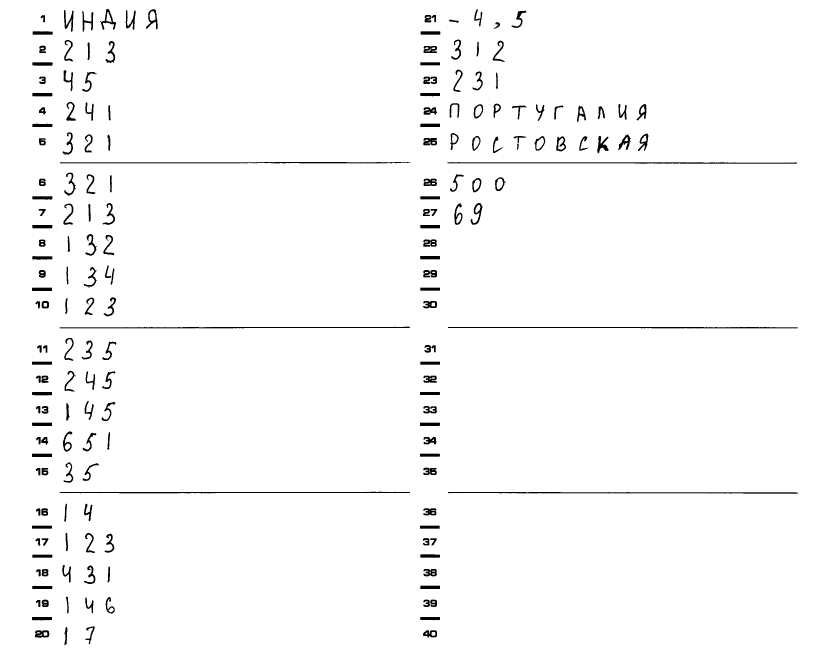
#> input picture test_images/test_image1.png, 2483 x 1957 px (shown at 1/3 size)
$ python auto_preprocessing.py
#> lines starting #> are read from the running program, lines starting #| are printed output that depends on the picture; after the words box and inside, x2 and y2 are one past the last pixel; in counts of white or black regions, pixels touching at a corner belong together
### utils.py
from __future__ import annotations

from abc import ABC, abstractmethod
from itertools import product
from typing import Any

import numpy as np


def get_cv2_function_params(function):
    """
    Extract parameter names from the __doc__ string of a cv2 function.
    Returns a list of parameter names.
    """

    doc = function.__doc__
    if not doc:
        return []

    # Use regex to find the function signature
    # The signature is usually in the first or second line
    lines = doc.strip().split('\n')
    signature_line = ''
    for line in lines:
        if line.startswith(function.__name__ + '('):
            signature_line = line
            break

    if not signature_line:
        return []

    # Extract the parameters inside the parentheses
    start_idx = signature_line.find('(') + 1
    end_idx = signature_line.find(')')
    params_str = signature_line[start_idx:end_idx]

    # Remove return annotation if present (e.g., '-> dst')
    params_str = params_str.split('->')[0].strip()

    # Remove square brackets indicating optional parameters
    params_str = params_str.replace('[', '').replace(']', '')

    # Split parameters by commas
    params = [param.strip() for param in params_str.split(',') if param.strip()]

    # Remove default values if present
    params = [param.split('=')[0].strip() for param in params]

    return params

def parameter_combinations(param_grid: dict[str, list[Any] | Any]) -> list[dict[str, Any]]:
    """
    Generates and yields all possible parameter combinations from the given parameter_grid.
    Handle cases where parameter values can be lists, single values, or a mix.

    :param param_grid: {'param1': [1, 2, 3],
                        'param2': ['kitten', 'dog'],
                        'param3': 5}
    :return: generator object yielding concrete combinations like
                       {'param1': 1,
                        'param2': 'kitten',
                        'param3': 5}
    """
    # Convert single values to lists for consistent iteration
    for key, value in param_grid.items():
        if not isinstance(value, list):
            param_grid[key] = [value]

    keys = param_grid.keys()
    values = param_grid.values()
    for instance in product(*values):
        yield dict(zip(keys, instance))

### auto_preprocessing.py
from __future__ import annotations

import typing
from abc import abstractmethod, ABC
from dataclasses import dataclass
from itertools import product
from typing import Any, Optional,Callable
from typing import Type
import cv2
import numpy as np
import matplotlib.pyplot as plt
import matplotlib
from matplotlib import patches
from utils import get_cv2_function_params, parameter_combinations


class Preprocessor:
    '''
    Is constructed from the resolved PipelineDescription and executes all preprocessing steps
    in the same order as inside the dictionary.

    Resolved PipelineDescription contain only SINGLE value for each parameter used in a function:
    description = {cv2.adaptiveThreshold: {'maxValue': 255,
                                           'adaptiveMethod' : cv2.ADAPTIVE_THRESH_GAUSSIAN},
               cv2.dilate : {'kernel': np.ones((3,3))}
              }
    '''

    def __init__(self, description: PipelineDescription):
        self.description = description

    def process(self, np_image: np.ndarray) -> np.ndarray:
        image = np_image.copy()
        for function, params in self.description.description.items():
            image = function(image, **params)
        return image

    def __str__(self) -> str:
        return f"Preprocessor containing {self.description.__repr__()}"


@dataclass(frozen=True)
class PipelineDescription:
    '''
    Interface for describing pipelines and defining for them.
    Automatically validates incoming pipelines, making sure that every specified function can be
    called with all set of listed parameters.

    Accepts dictionaries in init, formatted like following:
    description = {cv2.adaptiveThreshold: {'maxValue': [255],
                                           'adaptiveMethod' : [cv2.ADAPTIVE_THRESH_GAUSSIAN_C, cv2.ADAPTIVE_THRESH_MEAN_C]},
                   cv2.dilate : {'kernel': [...],
                                 'dst' : [...],}
                  }
    '''

    description: dict[Callable, dict[str, list[Any] | Any]]

    def __post_init__(self):
        self._validate()

    def _validate(self):
        for function, param_dict in self.description.items():
            valid_params = get_cv2_function_params(function)
            if not valid_params:
                # Optionally, warn the user and skip validation for this function
                print(
                    f"Warning: Unable to retrieve parameters for function '{function.__name__}'. Skipping validation.")
                continue

            # Check for invalid parameter names
            for param_name in param_dict.keys():
                if param_name not in valid_params:
                    raise ValueError(
                        f"Invalid parameter '{param_name}' for function '{function.__name__}'. "
                        f"Valid parameters are: {', '.join(valid_params)}"
                    )


class OcrEngine(ABC):
    @abstractmethod
    def process(self, np_image: np.ndarray) -> np.ndarray:
        pass


class PipelineManager:
    '''
    A singletone object which stores all the user-defined pipelines,
    launches competition between them using parameter GridSearch and visualuzation (via Search class),
    cache the competition results and constructs the actual working preprocessors from their descriptions.
    '''

    pipelines = []
    best_preprocessor = None
    newly_added = []

    @classmethod
    def _resolve_complex_descriptions(cls, pipeline_description: PipelineDescription) -> list[PipelineDescription]:
        """
        Generates PipelineDescriptions for each possible parameter combination.
        """
        resolved_pipelines = []
        function_param_combinations = []

        for function, parameter_dict in pipeline_description.description.items():
            param_combinations_for_function = [
                {function: combination} for combination in parameter_combinations(parameter_dict)
            ]
            function_param_combinations.append(param_combinations_for_function)

        for pipeline_combination in product(*function_param_combinations):
            resolved_pipeline = {}
            for function_params in pipeline_combination:
                resolved_pipeline.update(function_params)
            resolved_pipelines.append(PipelineDescription(resolved_pipeline))

        return resolved_pipelines

    @classmethod
    def add_pipeline(cls, pipeline_description: PipelineDescription):
        for resolved_description in cls._resolve_complex_descriptions(pipeline_description):
            cls.pipelines.append(Preprocessor(resolved_description))
            cls.newly_added.append(Preprocessor(resolved_description))

    @classmethod
    def run_search(cls, np_image: np.ndarray, search_strategy: str, ocr_engine: Optional[OcrEngine] = None,
                   cold_start=False):

        valid_strategies = ('GridSearch')
        if search_strategy == 'GridSearch':
            strategy = GridSearch(cls, ocr_engine, cold_start)

        else:
            print(f'No such strategy implemented. Valid options are: {valid_strategies}')

        cls.best_preprocessor = strategy.search(np_image)
        cls.newly_added = []

    # [6 lines left out: function get_best_preprocessor, not called in this run]


class SearchStrategy(ABC):
    def __init__(self, pipeline_manager: Type[PipelineManager], ocr_engine=None, cold_start=False):
        self.pipeline_manager = pipeline_manager
        self.ocr_engine = ocr_engine
        self.cold_start = cold_start

    @abstractmethod
    def search(self, np_image: np.ndarray) -> np.ndarray:
        pass


class GridSearch(SearchStrategy):
    '''
    Best preprocessor search strategy must have a reference to a
    pipeline manager, and, optionally, to an OCR_engine used for bounding boxes detection
    '''

    def search(self, np_image: np.ndarray):
        competitors = self.pipeline_manager.pipelines if self.cold_start else self.pipeline_manager.newly_added
        competing_images = [preprocessor.process(np_image) for preprocessor in competitors]

        if self.ocr_engine:
            competing_images = [self.ocr_engine.process(np_image) for np_image in competing_images]

        best_image_index = ImageSelector.select_best_image(competing_images)
        return competitors[best_image_index]

class ImageSelector:
    """
    Provides an interactive way to select the best image from a list (Singleton-like).

    This class uses class methods and variables to ensure that only one
    selection process is active at a time, avoiding unnecessary object instantiation.

    Example:
         best_image_index = ImageSelector.select_best_image(images, batch_size=4)
         print(f"Best image index: {best_image_index}")
    """

    _images: Optional[list[Any]] = None
    _image_indexes: Optional[list[int]] = None
    _current_batch_indexes: list[int] | None = None
    _best_image_index: int | None = None
    _batch_size: int = 4
    _fig = None
    _axs = None

    @classmethod
    def select_best_image(cls, images: list[Any], batch_size: int = 4) -> int | None:
        """
        Starts the interactive image selection process.

        Display images in batches and allows the user to select the best image
        from each batch until all images have been compared.

        Args:
            images (list[Any]): List of images to display.
            batch_size (int, optional): Number of images to display per batch. Defaults to 4.

        Returns:
            int: The index of the best image in the original 'images' list, or None if no selection is made.
        """
        cls._images = images
        cls._image_indexes = list(range(len(images)))
        cls._current_batch_indexes = None
        cls._best_image_index = None
        cls._batch_size = batch_size

        # No competition required if there's only one image
        if len(cls._images) <= 1:
            cls._best_image_index = 0
            return cls._best_image_index

        while len(cls._image_indexes) > 0:
            cls._set_figure_and_axs()
            cls._show_next_batch()

        plt.close(cls._fig)
        return cls._best_image_index

    @classmethod
    def _show_next_batch(cls):
        """
        Displays the next batch of images and handles user input.
        """
        # Get next batch of indexes
        if cls._best_image_index is not None:
            batch_indexes = [cls._best_image_index] + cls._image_indexes[: cls._batch_size - 1]
            cls._image_indexes = cls._image_indexes[cls._batch_size - 1:]
        else:
            batch_indexes = cls._image_indexes[: cls._batch_size]
            cls._image_indexes = cls._image_indexes[cls._batch_size:]

        # Display images for the current batch
        for i, index in enumerate(batch_indexes):
            img = cls._images[index]

            # Convert from BGR to RGB before displaying
            img = cv2.cvtColor(img, cv2.COLOR_BGR2RGB)

            row, col = divmod(i, cls._axs.shape[0])

            cls._axs[row, col].set_title(f"Image {i + 1}")

            # Add black border around the image
            rect = patches.Rectangle(
                (0, 0),
                img.shape[1],
                img.shape[0],
                linewidth=2,
                edgecolor="black",
                facecolor="none",
            )
            cls._axs[row, col].add_patch(rect)

            cls._axs[row, col].axis("off")
            cls._axs[row, col].imshow(img)

        cls._current_batch_indexes = batch_indexes

        # Bind the key press event
        cls._fig.canvas.mpl_connect("key_press_event", cls._on_key)
        plt.show(block=True)  # Block to wait for user interaction

    # [16 lines left out: function _on_key, not called in this run]

    @classmethod
    def _set_figure_and_axs(cls):
        """
        Sets up the Matplotlib figure and axes for displaying images.
        """
        cls._fig, cls._axs = cls._create_subplots(batch_size=cls._batch_size)
        cls._fig.text(
            0.5,
            0.01,
            "Enter the corresponding [1-9] key or press 'C' to exit",
            ha="center",
            fontsize=12,
        )
        plt.subplots_adjust(bottom=0.2, wspace=0.1, hspace=0.1)
        plt.tight_layout()

    @staticmethod
    def _create_subplots(batch_size: int):
        """
        Creates a 2x2 or 3x3 subplot grid based on batch size.

        Args:
            batch_size: The number of plots to create.

        Returns:
            A tuple of the figure and axes objects.
        """

        # Matplotlib backend
        matplotlib.use("TkAgg")

        if batch_size <= 4:
            rows, cols = 2, 2
        else:
            rows, cols = 3, 3

        fig, axs = plt.subplots(rows, cols, figsize=(10, 10))
        return fig, axs


def main():
    def crop_image(image, minx, maxx, miny, maxy):
        """Crops an image using relative coordinates (0-1)."""
        height, width = image.shape[:2]
        x_start = int(width * minx)
        x_end = int(width * maxx)
        y_start = int(height * miny)
        y_end = int(height * maxy)
        return image[y_start:y_end, x_start:x_end]

    def resize_image(img, scale_factor):
        width = int(img.shape[1] * scale_factor)
        height = int(img.shape[0] * scale_factor)
        dim = (width, height)

        # resize image
        return cv2.resize(img, dim, interpolation=cv2.INTER_AREA)

    pipeline_manage = PipelineManager()

    # Example Usage
    pipeline1 = PipelineDescription({
        cv2.cvtColor: {'code': [cv2.COLOR_BGR2GRAY]},
        cv2.adaptiveThreshold: {
            'maxValue': [255],
            'adaptiveMethod': [cv2.ADAPTIVE_THRESH_MEAN_C],
            'thresholdType': [cv2.THRESH_BINARY],
            'blockSize': [5, 11, 13, 15],
            'C': [5]},

        crop_image: {'minx': [0.1],
                     'maxx': [0.7],
                     'miny': [0.4],
                     'maxy': [0.95]},

        resize_image: {'scale_factor': [2, 3],
                       },
        cv2.dilate: {'kernel': [np.ones((3, 3), int)]},
        cv2.erode: {'kernel': [np.ones((3, 3), int)]}
    })

    pipeline2 = PipelineDescription({
        cv2.cvtColor: {'code': [cv2.COLOR_BGR2GRAY]},
        cv2.adaptiveThreshold: {
            'maxValue': [255],
            'adaptiveMethod': [cv2.ADAPTIVE_THRESH_MEAN_C],
            'thresholdType': [cv2.THRESH_BINARY],
            'blockSize': [5, 11],
            'C': [10, 20, 30, 40]},

        crop_image: {'minx': [0.1],
                     'maxx': [0.7],
                     'miny': [0.4],
                     'maxy': [0.95]},
    })


    test_image = cv2.imread('./test_images/test_image1.png')
#> test_image is the input picture: shape (1957, 2483, 3); 97.9% white; 190 black regions, largest, box (x1, y1, x2, y2) and area: (1344, 1476, 2394, 1481) 3468, (1344, 981, 2393, 985) 3430, (179, 1475, 1230, 1480) 3418
    pipeline_manage.add_pipeline(pipeline1)
    pipeline_manage.add_pipeline(pipeline2)
    pipeline_manage.run_search(test_image, 'GridSearch')
#> after the loop in process (call 3), `for function, params in self.description.description.items():`:
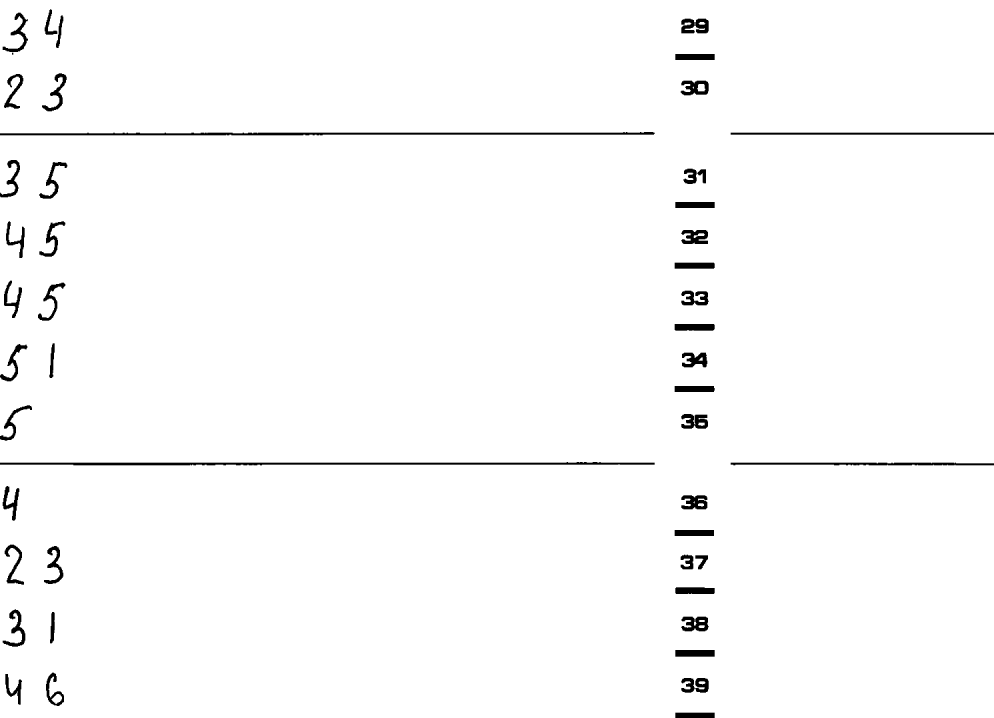
#> image: shape (2154, 2980) (shown at 1/3 size); 98.2% white; 50 black regions, largest, box (x1, y1, x2, y2) and area: (0, 1386, 1964, 1396) 12792, (0, 396, 1964, 406) 12508, (2192, 1388, 2980, 1396) 5276
#> after the loop in process (call 4), `for function, params in self.description.description.items():`:
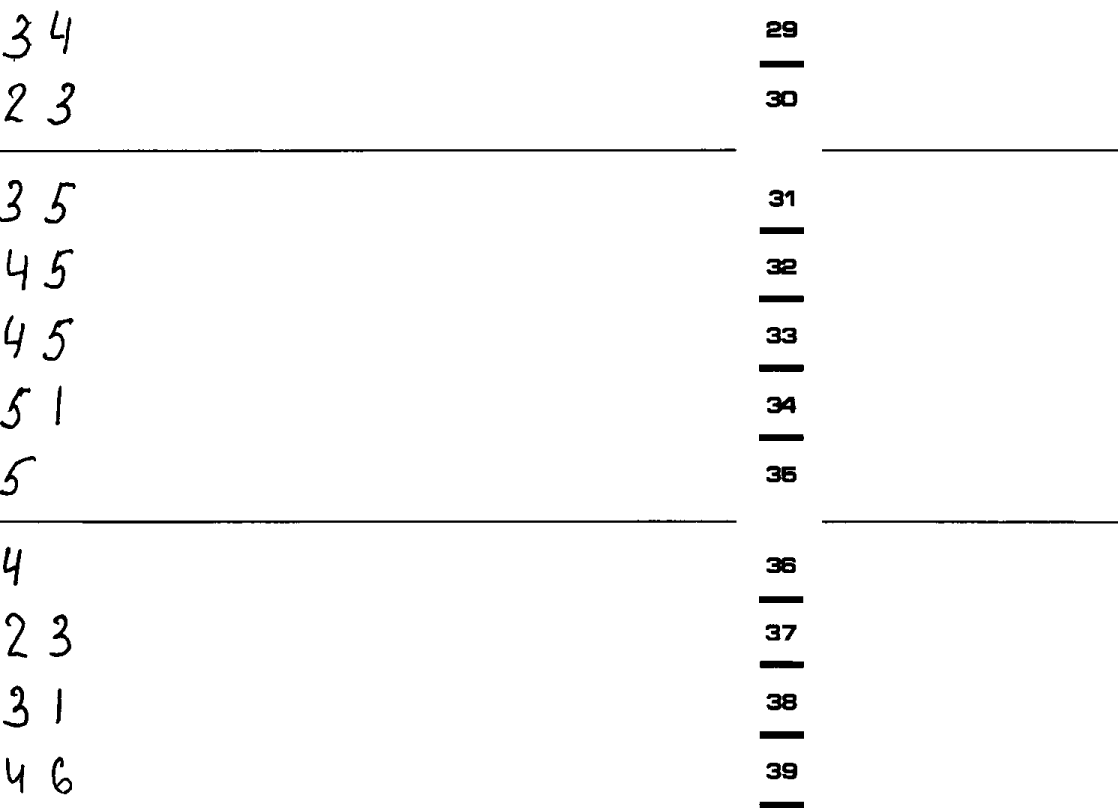
#> image: shape (3231, 4470) (shown at 1/4 size); 98.2% white; 49 black regions, largest, box (x1, y1, x2, y2) and area: (0, 2079, 2946, 2094) 28854, (0, 594, 2946, 609) 28215, (3288, 2082, 4470, 2094) 11898
#> the loop in process (call 16), `for function, params in self.description.description.items():` made 3 passes
#> pass 2, in process (call 16), `image = function(image, **params)`:
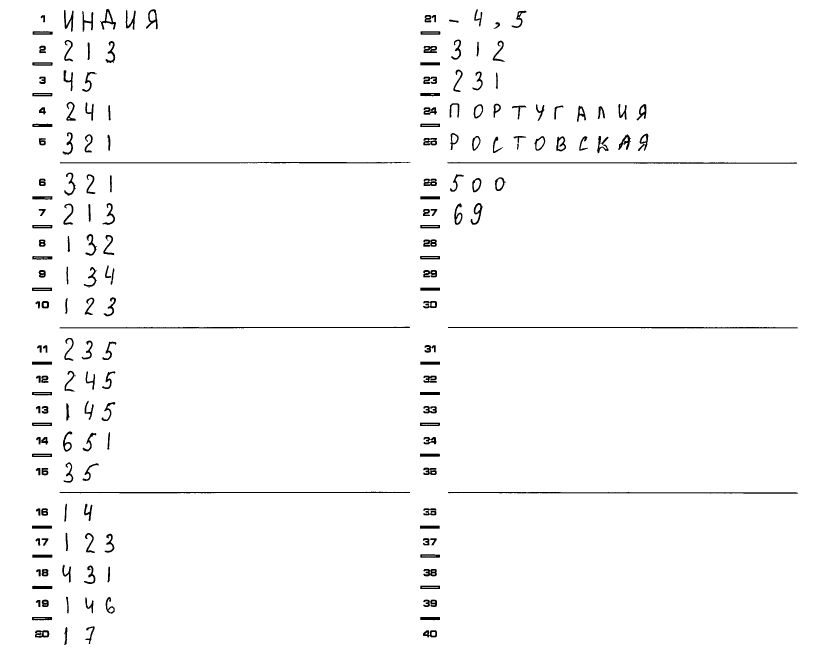
#> image: shape (1957, 2483) (shown at 1/3 size); 98% white; 191 black regions, largest, box (x1, y1, x2, y2) and area: (1344, 1476, 2394, 1481) 3468, (1344, 981, 2393, 985) 3430, (179, 1475, 1230, 1480) 3418
#> in search, `competing_images = [preprocessor.process(np_image) for preprocessor in..`: competing_images = 16 items
#> the loop in select_best_image, `while len(cls._image_indexes) > 0:` made 4 passes
#> pass 1, in _show_next_batch, `plt.show(block=True)`:
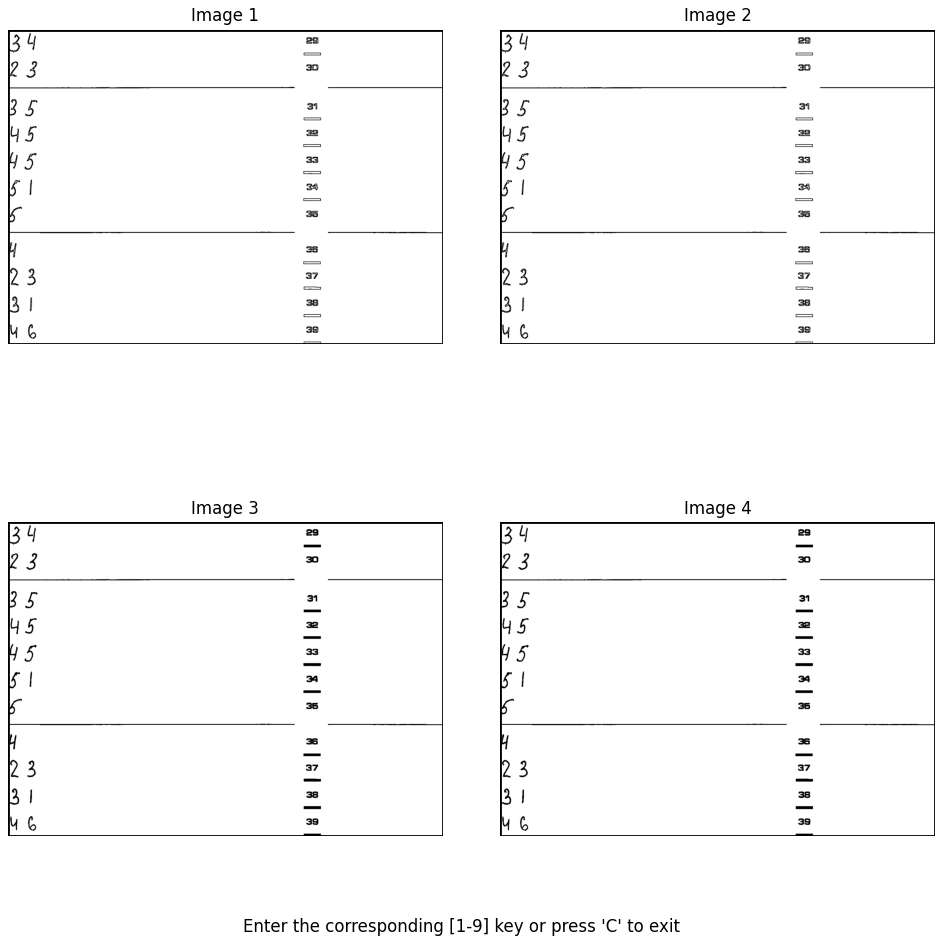
#> figure drawn by matplotlib, 4 panels
    print(pipeline_manage.best_preprocessor)


if __name__ == '__main__':
#> (the run stopped early here; a loop or call above may not have finished)
